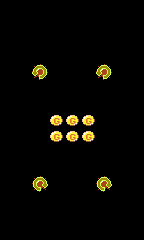

This is a level from a 2D game, rendered from its Tiled map with the project's own tilesets. A one-line summary and the complete map file follow:
An orthogonal 9x15 tile map with 16x16 px tiles, 1 tile layer (map).

<map version="1.0" orientation="orthogonal" renderorder="right-down" width="9" height="15" tilewidth="16" tileheight="16" nextobjectid="1">
 <tileset firstgid="1" name="tileset" tilewidth="16" tileheight="16" tilecount="64" columns="8">
  <image source="tileset.png" width="128" height="128" />
 </tileset>
 <layer name="map" width="9" height="15">
  <data encoding="csv">
0,0,0,0,0,0,0,0,0,
0,0,0,0,0,0,0,0,0,
0,0,0,0,0,0,0,0,0,
0,0,0,0,0,0,0,0,0,
0,0,9,0,0,0,9,0,0,
0,0,0,0,0,0,0,0,0,
0,0,0,0,0,0,0,0,0,
0,0,0,25,25,25,0,0,0,
0,0,0,25,25,25,0,0,0,
0,0,0,0,0,0,0,0,0,
0,0,0,0,0,0,0,0,0,
0,0,10,0,0,0,10,0,0,
0,0,0,0,0,0,0,0,0,
0,0,0,0,0,0,0,0,0,
0,0,0,0,0,0,0,0,0
</data>
 </layer>
</map>
